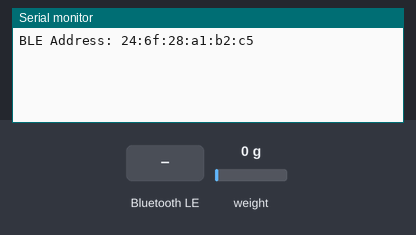
Bench run of a program on a simulated ESP32. Parts: the last lines printed to the serial monitor. Inputs (shaded band) come from the test bench; at power-on: weight on the scale 0 g. Nothing arrives over Bluetooth unless stated; a phone connects over Bluetooth LE 3 s after start.

Above: at 2.2 s.
2.3 s: weight on the scale set to 100 g
At 3.0 s:
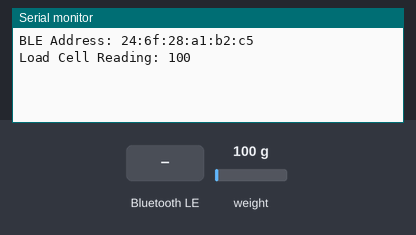
3.8 s: Bluetooth LE write "143" received
At 4.1 s:
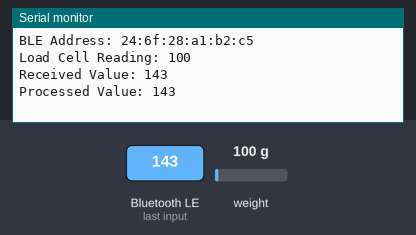
5.3 s: Bluetooth LE write "5" received
At 6.5 s:
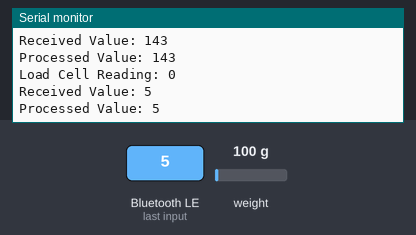
6.8 s: weight on the scale set to 1250 g
At 7.8 s:
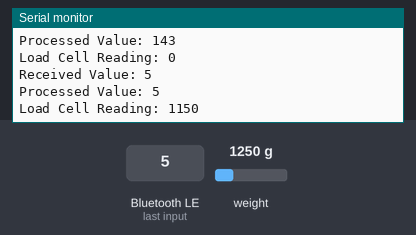

The program:

main.cpp
```cpp
#include <Arduino.h>
#include <HX711.h>
#include <BLEDevice.h>
#include <BLEServer.h>
#include <BLEUtils.h>
#include <BLE2902.h>

// Pins for HX711
const int LOADCELL_DOUT_PIN = 15;
const int LOADCELL_SCK_PIN = 2;

// Initialize HX711
HX711 scale;

// New BLE Service and Characteristic UUIDs
#define SERVICE_UUID "1234"
#define CHARACTERISTIC_UUID "4321"

// BLE Characteristic
BLECharacteristic *pCharacteristic;

// Variable to store load cell data
int loadCellData = 0;
int stableData = 0;
int receivedData = 0;

// Tolerance in grams
const long TOLERANCE = 1;

// Callback class for receiving data
class MyCallbacks : public BLECharacteristicCallbacks {
  void onWrite(BLECharacteristic *pCharacteristic) {
    std::string value = pCharacteristic->getValue();
    Serial.print("Received Value: ");
    for (int i = 0; i < value.length(); i++) {
      Serial.print(value[i]);
    }
    Serial.println();

    // Process the received value (convert to integer, float, etc. if needed)
    receivedData = atoi(value.c_str());
    Serial.print("Processed Value: ");
    Serial.println(receivedData);
    // You can now use receivedData in your program
  }
};

void setup() {
  Serial.begin(115200);

  // Initialize HX711
  scale.begin(LOADCELL_DOUT_PIN, LOADCELL_SCK_PIN);
  scale.set_scale(416.296295);  // You can calibrate your scale using known weights
  scale.tare();                 // Reset the scale to 0

  // Initialize BLE
  BLEDevice::init("ESP32 BLE");
  BLEAddress bleAddress = BLEDevice::getAddress();
  Serial.print("BLE Address: ");
  Serial.println(bleAddress.toString().c_str());

  BLEServer *pServer = BLEDevice::createServer();
  BLEService *pService = pServer->createService(SERVICE_UUID);

  pCharacteristic = pService->createCharacteristic(
                      CHARACTERISTIC_UUID,
                      BLECharacteristic::PROPERTY_READ |
                      BLECharacteristic::PROPERTY_NOTIFY |
                      BLECharacteristic::PROPERTY_WRITE
                    );

  // Add a descriptor to allow notifications
  pCharacteristic->addDescriptor(new BLE2902());

  // Set callback for write
  pCharacteristic->setCallbacks(new MyCallbacks());

  pService->start();
  BLEAdvertising *pAdvertising = pServer->getAdvertising();
  pAdvertising->start();

  stableData = 0; // Initialize stableData
}

void loop() {
  if (scale.is_ready()) {
    loadCellData = scale.get_units(1);  // Read data from HX711

    // Apply 2-gram tolerance
    if (abs(loadCellData - stableData) > TOLERANCE) {
      stableData = loadCellData; // Update stableData only if the change exceeds the tolerance

      // Convert load cell data to string
      char dataString[20];
      sprintf(dataString, "%ld", stableData);

      // Update BLE characteristic
      pCharacteristic->setValue(dataString);
      pCharacteristic->notify();

      // Serial print for debugging
      Serial.print("Load Cell Reading: ");
      Serial.println(stableData);

    }

  } else {
    Serial.println("HX711 not found.");
  }

  if (receivedData == 143) {
    scale.tare();  // Reset the scale to 0
    receivedData = 0;
  }

  delay(100); // Adjust delay as needed
}
```

Measured:
- after the input at 2.3 s, the serial monitor: prints a new line at once (image 1)
- after the input at 3.8 s, the serial monitor: prints a new line at once (image 2)
- after the input at 5.3 s, the serial monitor: prints a new line at once (image 3)
- after the input at 6.8 s, the serial monitor: prints a new line after 0.10 s (image 4)
